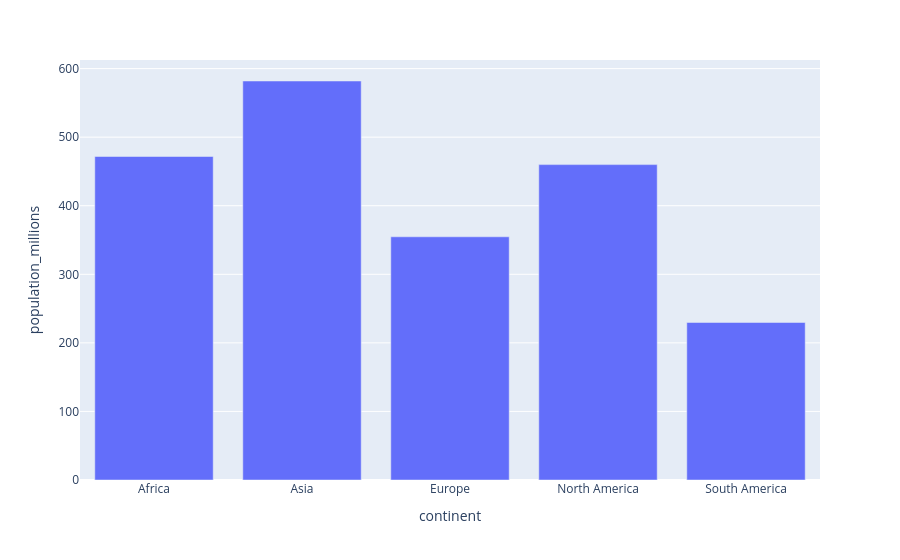

Here is the notebook cell this chart was saved with:
### Code cell
continent_vs_population = px.bar(continent_vs_population_data, x='continent', y='population_millions')
continent_vs_population.show()

### Figure 1 — Plotly figure (JSON) as saved in the notebook; plotly's stock layout.template omitted (floating-point values rounded to 4 significant figures)
{"data": [{"hovertemplate": "continent=%{x}<br>population_millions=%{y}<extra></extra>", "legendgroup": "", "marker": {"color": "#636efa", "pattern": {"shape": ""}}, "name": "", "orientation": "v", "showlegend": false, "textposition": "auto", "type": "bar", "x": ["Africa", "Asia", "Europe", "North America", "South America"], "xaxis": "x", "y": [471.8, 581.9, 354.7, 460.0, 229.7], "yaxis": "y"}], "layout": {"barmode": "relative", "legend": {"tracegroupgap": 0}, "margin": {"t": 60}, "xaxis": {"anchor": "y", "domain": [0, 1], "title": {"text": "continent"}}, "yaxis": {"anchor": "x", "domain": [0, 1], "title": {"text": "population_millions"}}}}
